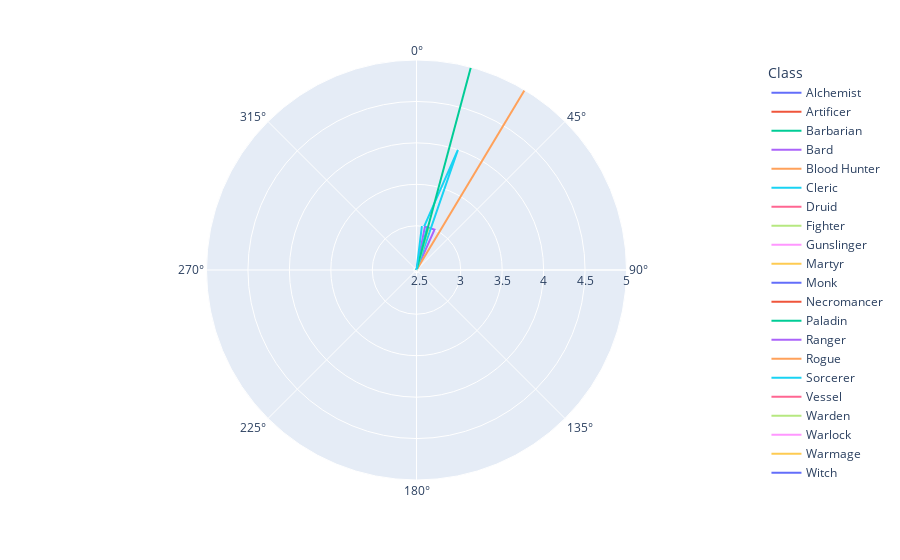

Source (notebook cell):
### Code cell
#fig = px.line(Tab_Cla2, x="L_Count", y="C_Count", color="Class", markers=True)#symbol="Class"
fig = px.line_polar(Tab_Cla2, r="C_Count", theta="L_Count", color="Class")#, line_close=True
fig.update_layout(scattermode="group", scattergap=0.75)
fig.show()

### Figure 1 — Plotly figure (JSON) as saved in the notebook; plotly's stock layout.template omitted (floating-point values rounded to 4 significant figures)
{"data": [{"hovertemplate": "Class=Alchemist<br>C_Count=%{r}<br>L_Count=%{theta}<extra></extra>", "legendgroup": "Alchemist", "line": {"color": "#636efa", "dash": "solid"}, "marker": {"symbol": "circle"}, "mode": "lines", "name": "Alchemist", "r": [1, 1, 1], "showlegend": true, "subplot": "polar", "theta": [3, 3, 3], "type": "scatterpolar"}, {"hovertemplate": "Class=Artificer<br>C_Count=%{r}<br>L_Count=%{theta}<extra></extra>", "legendgroup": "Artificer", "line": {"color": "#EF553B", "dash": "solid"}, "marker": {"symbol": "circle"}, "mode": "lines", "name": "Artificer", "r": [2, 1], "showlegend": true, "subplot": "polar", "theta": [6, 3], "type": "scatterpolar"}, {"hovertemplate": "Class=Barbarian<br>C_Count=%{r}<br>L_Count=%{theta}<extra></extra>", "legendgroup": "Barbarian", "line": {"color": "#00cc96", "dash": "solid"}, "marker": {"symbol": "circle"}, "mode": "lines", "name": "Barbarian", "r": [2, 2, 1], "showlegend": true, "subplot": "polar", "theta": [5, 6, 3], "type": "scatterpolar"}, {"hovertemplate": "Class=Bard<br>C_Count=%{r}<br>L_Count=%{theta}<extra></extra>", "legendgroup": "Bard", "line": {"color": "#ab63fa", "dash": "solid"}, "marker": {"symbol": "circle"}, "mode": "lines", "name": "Bard", "r": [1, 3, 3, 1, 1], "showlegend": true, "subplot": "polar", "theta": [3, 24, 11, 3, 3], "type": "scatterpolar"}, {"hovertemplate": "Class=Blood Hunter<br>C_Count=%{r}<br>L_Count=%{theta}<extra></extra>", "legendgroup": "Blood Hunter", "line": {"color": "#FFA15A", "dash": "solid"}, "marker": {"symbol": "circle"}, "mode": "lines", "name": "Blood Hunter", "r": [5, 2], "showlegend": true, "subplot": "polar", "theta": [31, 18], "type": "scatterpolar"}, {"hovertemplate": "Class=Cleric<br>C_Count=%{r}<br>L_Count=%{theta}<extra></extra>", "legendgroup": "Cleric", "line": {"color": "#19d3f3", "dash": "solid"}, "marker": {"symbol": "circle"}, "mode": "lines", "name": "Cleric", "r": [1, 2, 1, 1, 1, 1, 2, 2, 3, 2, 1, 1, 4, 3], "showlegend": true, "subplot": "polar", "theta": [3, 6, 3, 3, 3, 3, 6, 19, 14, 6, 1, 3, 19, 10], "type": "scatterpolar"}, {"hovertemplate": "Class=Druid<br>C_Count=%{r}<br>L_Count=%{theta}<extra></extra>", "legendgroup": "Druid", "line": {"color": "#FF6692", "dash": "solid"}, "marker": {"symbol": "circle"}, "mode": "lines", "name": "Druid", "r": [1], "showlegend": true, "subplot": "polar", "theta": [4], "type": "scatterpolar"}, {"hovertemplate": "Class=Fighter<br>C_Count=%{r}<br>L_Count=%{theta}<extra></extra>", "legendgroup": "Fighter", "line": {"color": "#B6E880", "dash": "solid"}, "marker": {"symbol": "circle"}, "mode": "lines", "name": "Fighter", "r": [2, 2, 1, 1, 3, 2], "showlegend": true, "subplot": "polar", "theta": [8, 4, 3, 3, 16, 6], "type": "scatterpolar"}, {"hovertemplate": "Class=Gunslinger<br>C_Count=%{r}<br>L_Count=%{theta}<extra></extra>", "legendgroup": "Gunslinger", "line": {"color": "#FF97FF", "dash": "solid"}, "marker": {"symbol": "circle"}, "mode": "lines", "name": "Gunslinger", "r": [1, 1], "showlegend": true, "subplot": "polar", "theta": [3, 7], "type": "scatterpolar"}, {"hovertemplate": "Class=Martyr<br>C_Count=%{r}<br>L_Count=%{theta}<extra></extra>", "legendgroup": "Martyr", "line": {"color": "#FECB52", "dash": "solid"}, "marker": {"symbol": "circle"}, "mode": "lines", "name": "Martyr", "r": [1, 2], "showlegend": true, "subplot": "polar", "theta": [3, 6], "type": "scatterpolar"}, {"hovertemplate": "Class=Monk<br>C_Count=%{r}<br>L_Count=%{theta}<extra></extra>", "legendgroup": "Monk", "line": {"color": "#636efa", "dash": "solid"}, "marker": {"symbol": "circle"}, "mode": "lines", "name": "Monk", "r": [1, 1, 1, 1], "showlegend": true, "subplot": "polar", "theta": [3, 7, 3, 20], "type": "scatterpolar"}, {"hovertemplate": "Class=Necromancer<br>C_Count=%{r}<br>L_Count=%{theta}<extra></extra>", "legendgroup": "Necromancer", "line": {"color": "#EF553B", "dash": "solid"}, "marker": {"symbol": "circle"}, "mode": "lines", "name": "Necromancer", "r": [1, 1, 1], "showlegend": true, "subplot": "polar", "theta": [3, 3, 3], "type": "scatterpolar"}, {"hovertemplate": "Class=Paladin<br>C_Count=%{r}<br>L_Count=%{theta}<extra></extra>", "legendgroup": "Paladin", "line": {"color": "#00cc96", "dash": "solid"}, "marker": {"symbol": "circle"}, "mode": "lines", "name": "Paladin", "r": [5, 1, 1, 1, 1], "showlegend": true, "subplot": "polar", "theta": [15, 3, 5, 3, 4], "type": "scatterpolar"}, {"hovertemplate": "Class=Ranger<br>C_Count=%{r}<br>L_Count=%{theta}<extra></extra>", "legendgroup": "Ranger", "line": {"color": "#ab63fa", "dash": "solid"}, "marker": {"symbol": "circle"}, "mode": "lines", "name": "Ranger", "r": [1, 1], "showlegend": true, "subplot": "polar", "theta": [3, 4], "type": "scatterpolar"}, {"hovertemplate": "Class=Rogue<br>C_Count=%{r}<br>L_Count=%{theta}<extra></extra>", "legendgroup": "Rogue", "line": {"color": "#FFA15A", "dash": "solid"}, "marker": {"symbol": "circle"}, "mode": "lines", "name": "Rogue", "r": [1, 1, 1, 1, 1, 1, 1, 1, 2, 1], "showlegend": true, "subplot": "polar", "theta": [7, 3, 1, 3, 16, 3, 3, 5, 6, 3], "type": "scatterpolar"}, {"hovertemplate": "Class=Sorcerer<br>C_Count=%{r}<br>L_Count=%{theta}<extra></extra>", "legendgroup": "Sorcerer", "line": {"color": "#19d3f3", "dash": "solid"}, "marker": {"symbol": "circle"}, "mode": "lines", "name": "Sorcerer", "r": [1, 1, 1, 3, 1, 2], "showlegend": true, "subplot": "polar", "theta": [3, 3, 3, 7, 3, 6], "type": "scatterpolar"}, {"hovertemplate": "Class=Vessel<br>C_Count=%{r}<br>L_Count=%{theta}<extra></extra>", "legendgroup": "Vessel", "line": {"color": "#FF6692", "dash": "solid"}, "marker": {"symbol": "circle"}, "mode": "lines", "name": "Vessel", "r": [1], "showlegend": true, "subplot": "polar", "theta": [3], "type": "scatterpolar"}, {"hovertemplate": "Class=Warden<br>C_Count=%{r}<br>L_Count=%{theta}<extra></extra>", "legendgroup": "Warden", "line": {"color": "#B6E880", "dash": "solid"}, "marker": {"symbol": "circle"}, "mode": "lines", "name": "Warden", "r": [1], "showlegend": true, "subplot": "polar", "theta": [7], "type": "scatterpolar"}, {"hovertemplate": "Class=Warlock<br>C_Count=%{r}<br>L_Count=%{theta}<extra></extra>", "legendgroup": "Warlock", "line": {"color": "#FF97FF", "dash": "solid"}, "marker": {"symbol": "circle"}, "mode": "lines", "name": "Warlock", "r": [1, 1, 1, 2, 2, 1], "showlegend": true, "subplot": "polar", "theta": [3, 3, 3, 6, 6, 2], "type": "scatterpolar"}, {"hovertemplate": "Class=Warmage<br>C_Count=%{r}<br>L_Count=%{theta}<extra></extra>", "legendgroup": "Warmage", "line": {"color": "#FECB52", "dash": "solid"}, "marker": {"symbol": "circle"}, "mode": "lines", "name": "Warmage", "r": [1, 1], "showlegend": true, "subplot": "polar", "theta": [3, 3], "type": "scatterpolar"}, {"hovertemplate": "Class=Witch<br>C_Count=%{r}<br>L_Count=%{theta}<extra></extra>", "legendgroup": "Witch", "line": {"color": "#636efa", "dash": "solid"}, "marker": {"symbol": "circle"}, "mode": "lines", "name": "Witch", "r": [1, 1, 1], "showlegend": true, "subplot": "polar", "theta": [3, 3, 3], "type": "scatterpolar"}, {"hovertemplate": "Class=Wizard<br>C_Count=%{r}<br>L_Count=%{theta}<extra></extra>", "legendgroup": "Wizard", "line": {"color": "#EF553B", "dash": "solid"}, "marker": {"symbol": "circle"}, "mode": "lines", "name": "Wizard", "r": [2, 1, 2, 1, 2, 1, 1, 1, 1], "showlegend": true, "subplot": "polar", "theta": [6, 3, 6, 3, 22, 2, 16, 3, 3], "type": "scatterpolar"}], "layout": {"autosize": true, "legend": {"title": {"text": "Class"}, "tracegroupgap": 0}, "margin": {"t": 60}, "polar": {"angularaxis": {"direction": "clockwise", "rotation": 90, "type": "linear"}, "domain": {"x": [0, 1], "y": [0, 1]}, "radialaxis": {"autorange": false, "range": [2.466, 5], "type": "linear"}}, "scattergap": 0.75, "scattermode": "group"}}
